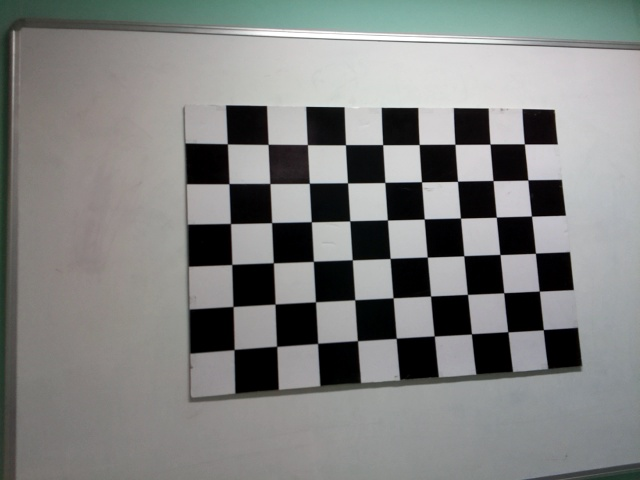
#> input picture Camera Calibration/images/image_1.jpg, 640 x 480 px; its folder holds only this picture in this run
$ python cameraCalibration.py
#> lines starting #> are read from the running program, lines starting #| are printed output that depends on the picture; after the words box and inside, x2 and y2 are one past the last pixel; in counts of white or black regions, pixels touching at a corner belong together; long printed decimals are rounded
import cv2
import numpy as np
import glob

CHESSBOARD = (6,9)

criteria = (cv2.TERM_CRITERIA_MAX_ITER + cv2.TERM_CRITERIA_MAX_ITER, 10, 0.001)

objPoints = [] # --> gerçek dünyadaki koordinatlar için
imgPoints = [] # --> resimdeki koordinatlar için

# 1, 9*6, 3 --> 1,54,3 olmalı
# köşe noktalarının koordinatlarını tutar 3D
objp = np.zeros((CHESSBOARD[0]*CHESSBOARD[1], 3), dtype=np.float32)
# köşe noktalarının 2D gerçek dünyadaki yerlerini temsil eder.
objp[:, :2] = np.mgrid[0:CHESSBOARD[0], 0:CHESSBOARD[1]].T.reshape(-1, 2)


images = glob.glob('images/*.jpg')

for fnames in images:
    img = cv2.imread(fnames)
#> img is the input picture: shape (480, 640, 3); mean B, G, R 128.1, 129.5, 128.1
    gray = cv2.cvtColor(img, cv2.COLOR_BGR2GRAY)
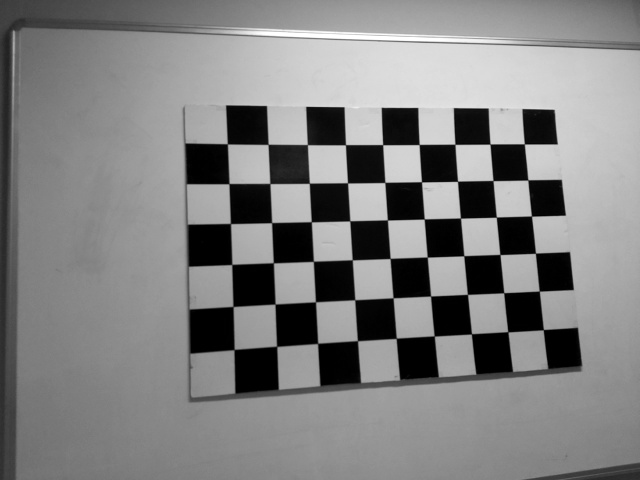
#> gray: shape (480, 640); min 0, max 255, mean 128.9

    ret, corners = cv2.findChessboardCorners(gray, CHESSBOARD, None)
#> ret = True; corners = 54 rows, first 8: [524.4, 143.9], [528, 179.8], [531.5, 216.1], [535.4, 253.2], [539.2, 291], [543.4, 329.4], [490, 144], [493, 180.6]

    if ret:
        objPoints.append(objp)
        corners2 = cv2.cornerSubPix(image=gray, corners=corners, winSize=(11,11), zeroZone=(-1,-1), criteria=criteria)
#> corners2 = 54 rows, first 8: [524.3, 143.9], [527.8, 179.9], [531.5, 216.1], [535.4, 253.2], [539.3, 291.2], [543.3, 329.7], [490, 144.1], [493, 180.6]
        imgPoints.append(corners2.copy())

        cv2.drawChessboardCorners(image=img, patternSize=CHESSBOARD, corners=corners2, patternWasFound=ret)
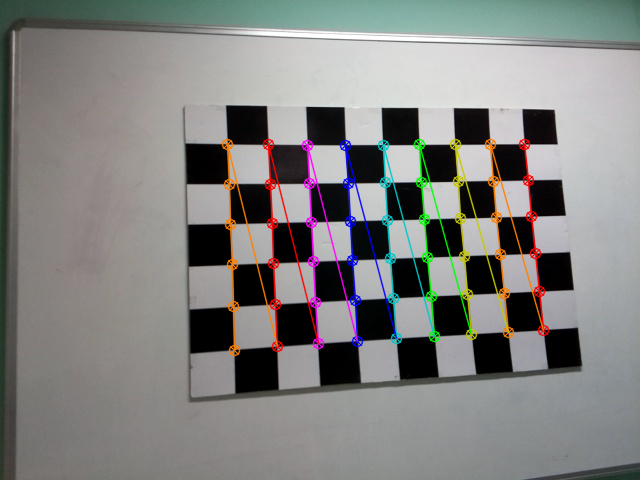
#> img: shape (480, 640, 3); 4.64% of pixels changed, all inside (x1, y1, x2, y2) = (221, 138, 550, 357)

    cv2.imshow('img', img)
    k = cv2.waitKey(0) & 0xFF
#> (key Esc is pressed here)
    if k == 27:
        break

cv2.destroyAllWindows()

ret, mtx, dist, rvecs, tvecs = cv2.calibrateCamera(objPoints, imgPoints, gray.shape[::-1], None, None)
#> ret = 0.139; mtx = [[469.2, 0, 259.4], [0, 454.9, 218.3], [0, 0, 1]]; dist = [[0.15, -0.0394, -0.00467, -0.0159, -0.1]]; rvecs = ([-0.219, -0.0497, 1.53],); tvecs = ([7.11, -2.02, 12.79],)

"""
ret   --> (reprojection error) kalibrasyonadaki ortalama hata değeri
mtx   --> (intrinsic matrix) kamera matrisi - odak uzaklıkları (fx, fy) ve optik merkez (cx, cy) içerir.
dist  --> (distortion coefficients) lens bozulma katsayıları
rvecs --> (rotation vectors) 3D dönüş vektörü - kameranın nesneye göre dönüşünü söyler
tvecs --> (translation vectors) 3D konum vektörü - kameranın nesneye göre konumu söyler
"""
print("Reprojection Error: ", ret)
#| Reprojection Error:  0.1387
print("\nIntrinsic Matrix: \n", mtx)
#| Intrinsic Matrix:
#|  [[469.180   0.         259.404]
#|  [  0.         454.893 218.331]
#|  [  0.           0.           1.        ]]
print("\nDistortion Coefficients : ", dist)
#| Distortion Coefficients :  [[ 0.1503 -0.03941 -0.004668  -0.01587 -0.1005 ]]

$ run again, on Camera Calibration/images/image_13.jpg
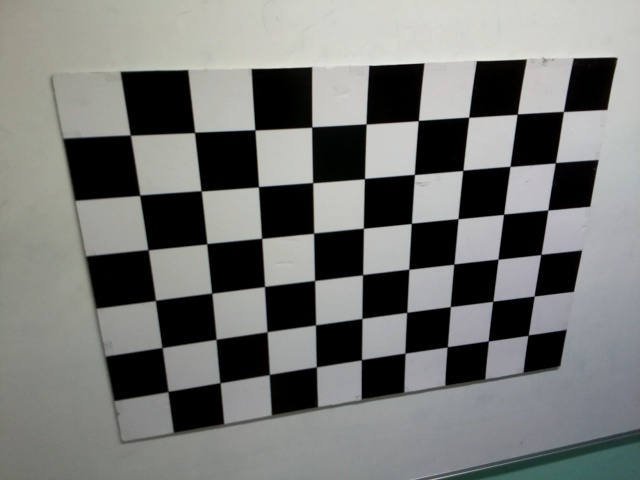
#> input picture Camera Calibration/images/image_13.jpg, 640 x 480 px
#> img is the input picture: shape (480, 640, 3); mean B, G, R 117, 119.2, 117.9
#> `ret, corners = cv2.findChessboardCorners(gray, CHESSBOARD, None)`: ret = True; corners = 54 rows, first 8: [563.5, 111.5], [554.7, 163.4], [548, 210.1], [541.5, 253.7], [534, 296], [528.3, 335.1], [517, 114.2], [510.1, 166.3]
#> corners2 = 54 rows, first 8: [563.5, 111.5], [555.4, 162.7], [547.8, 210], [540.9, 254.5], [534.2, 296], [528.1, 335.2], [517.3, 114.1], [510, 166.4]
#> `cv2.drawChessboardCorners(image=img, patternSize=CHESSBOARD, corners=c..`:
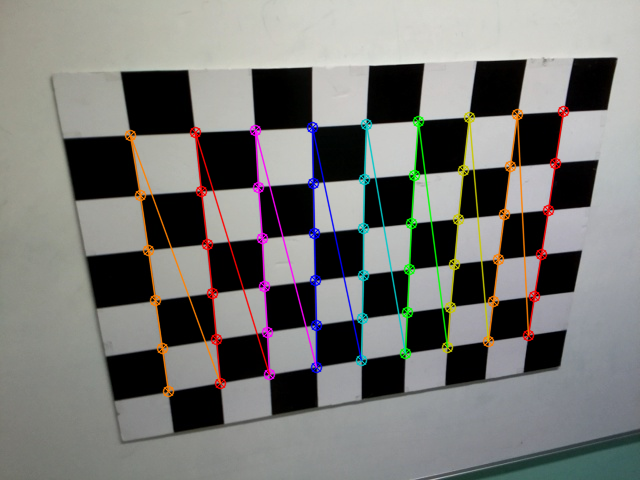
#> img: shape (480, 640, 3); 5.36% of pixels changed, all inside (x1, y1, x2, y2) = (124, 105, 570, 398)
#> `ret, mtx, dist, rvecs, tvecs = cv2.calibrateCamera(objPoints, imgPoint..`: ret = 0.193; mtx = [[475.1, 0, 319.2], [0, 481, 223], [0, 0, 1]]; dist = [[0.182, -0.272, -0.000575, 0.00332, -0.147]]; rvecs = ([0.1, -0.45, 1.49],); tvecs = ([4.74, -2.14, 9.5],)
#| Reprojection Error:  0.1928
#| Intrinsic Matrix:
#|  [[475.132   0.         319.172]
#|  [  0.         480.982 222.973]
#|  [  0.           0.           1.        ]]
#| Distortion Coefficients :  [[ 0.1817 -0.2719 -0.0005754  0.003316 -0.1471]]

$ run again, on Camera Calibration/images/image_14.jpg
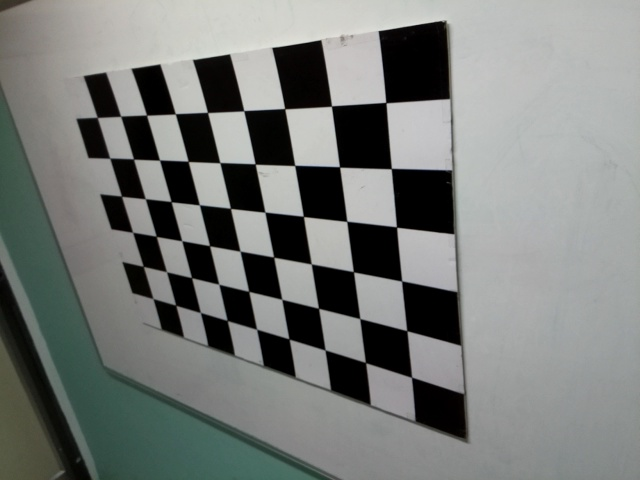
#> input picture Camera Calibration/images/image_14.jpg, 640 x 480 px
#> img is the input picture: shape (480, 640, 3); mean B, G, R 121.1, 123.8, 120.6
#> `ret, corners = cv2.findChessboardCorners(gray, CHESSBOARD, None)`: ret = True; corners = 54 rows, first 8: [385.8, 102.7], [391.3, 168.5], [397.1, 227.5], [401.6, 281], [407, 330.8], [411.7, 377.1], [331.5, 106], [340, 167.4]
#> corners2 = 54 rows, first 8: [385.9, 102.6], [391.3, 168.6], [396.5, 227], [401.6, 281], [406.8, 330.7], [411.5, 377.2], [331.5, 106.1], [339.5, 166.9]
#> `cv2.drawChessboardCorners(image=img, patternSize=CHESSBOARD, corners=c..`:
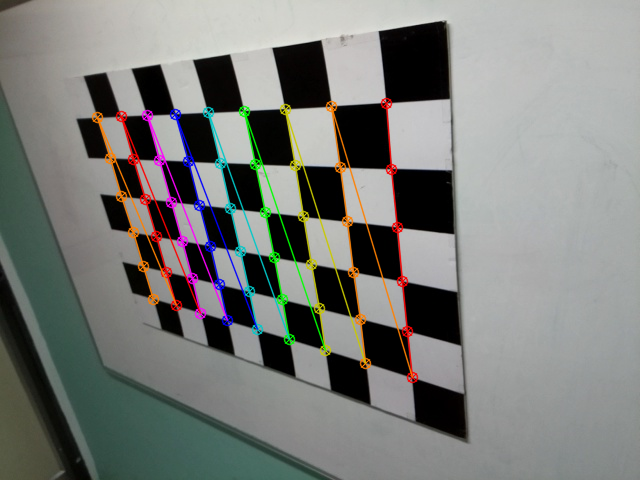
#> img: shape (480, 640, 3); 5.04% of pixels changed, all inside (x1, y1, x2, y2) = (91, 97, 419, 384)
#> `ret, mtx, dist, rvecs, tvecs = cv2.calibrateCamera(objPoints, imgPoint..`: ret = 0.197; mtx = [[499, 0, 379.7], [0, 455.8, 247.6], [0, 0, 1]]; dist = [[0.158, 0.00289, 0.0045, 0.00958, -0.276]]; rvecs = ([0.78, 0.204, 1.51],); tvecs = ([0.0747, -2.22, 7.07],)
#| Reprojection Error:  0.197
#| Intrinsic Matrix:
#|  [[498.958   0.         379.700]
#|  [  0.         455.793 247.591]
#|  [  0.           0.           1.        ]]
#| Distortion Coefficients :  [[ 0.1582  0.002888  0.004505  0.009576 -0.2763 ]]

$ run again, on Camera Calibration/images/image_15.jpg
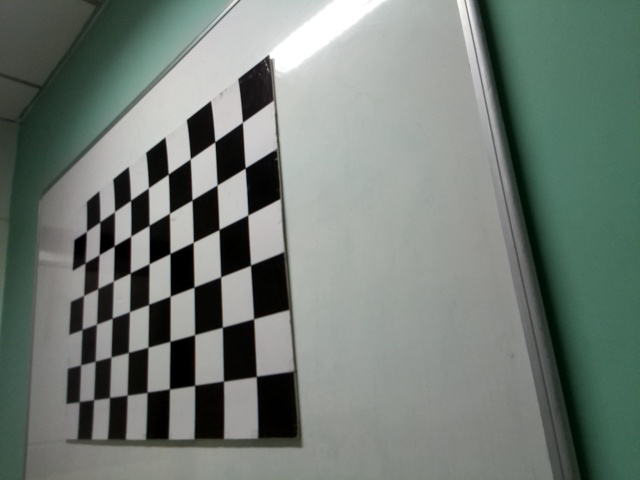
#> input picture Camera Calibration/images/image_15.jpg, 640 x 480 px
#> img is the input picture: shape (480, 640, 3); mean B, G, R 117.1, 123.6, 114
#> `gray = cv2.cvtColor(img, cv2.COLOR_BGR2GRAY)`:
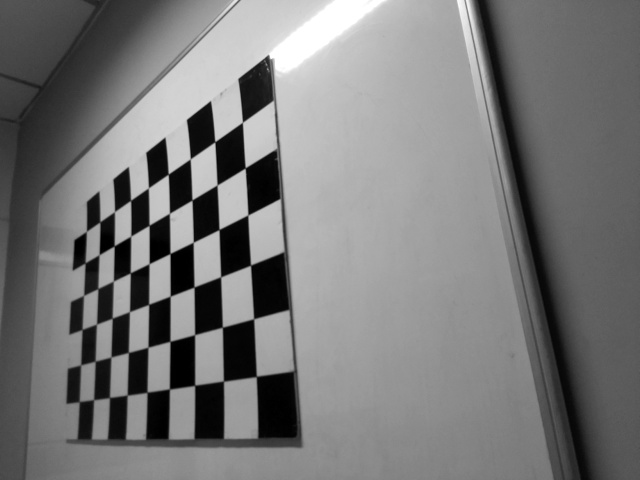
#> gray: shape (480, 640); min 0, max 255, mean 120
#> `ret, corners = cv2.findChessboardCorners(gray, CHESSBOARD, None)`: ret = True; corners = 54 rows, first 8: [242.4, 122.3], [245.3, 167.9], [247.9, 215], [250.4, 265.3], [253.6, 318.9], [254, 374], [214.8, 141.7], [217, 185]
#> corners2 = 54 rows, first 8: [242.4, 122.3], [245.2, 167.9], [247.8, 215], [250.5, 265.1], [253.6, 318.8], [256.3, 376.4], [214.8, 141.8], [217, 185]
#> `cv2.drawChessboardCorners(image=img, patternSize=CHESSBOARD, corners=c..`:
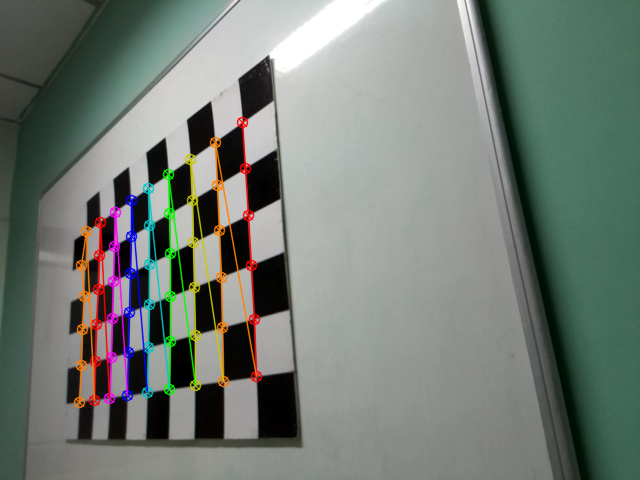
#> img: shape (480, 640, 3); 4.57% of pixels changed, all inside (x1, y1, x2, y2) = (73, 116, 263, 409)
#> `ret, mtx, dist, rvecs, tvecs = cv2.calibrateCamera(objPoints, imgPoint..`: ret = 0.685; mtx = [[598.6, 0, 309.2], [0, 535.7, 245.7], [0, 0, 1]]; dist = [[0.138, 0.681, 0.0111, -0.0117, -4.06]]; rvecs = ([0.512, 0.843, 1.26],); tvecs = ([-1.21, -2.51, 10.94],)
#| Reprojection Error:  0.6846
#| Intrinsic Matrix:
#|  [[598.563   0.         309.153]
#|  [  0.         535.715 245.670]
#|  [  0.           0.           1.        ]]
#| Distortion Coefficients :  [[ 0.1381  0.6814  0.01111 -0.01168 -4.055]]

$ run again, on Camera Calibration/images/image_10.jpg
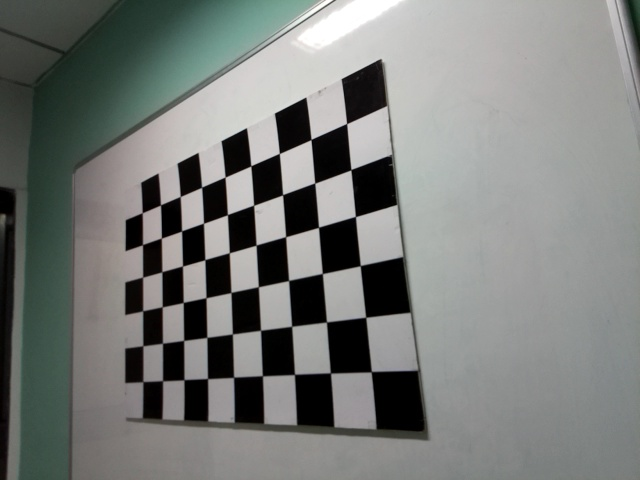
#> input picture Camera Calibration/images/image_10.jpg, 640 x 480 px
#> img is the input picture: shape (480, 640, 3); mean B, G, R 121, 123.7, 121
#> `ret, corners = cv2.findChessboardCorners(gray, CHESSBOARD, None)`: ret = True; corners = 54 rows, first 8: [346.8, 123.6], [351, 169.5], [355.3, 216.5], [360.3, 265.4], [365.7, 317.2], [369, 369], [311, 139.5], [314.9, 183]
#> corners2 = 54 rows, first 8: [346.6, 123.6], [350.9, 169.7], [355.4, 216.5], [360.3, 265.6], [365.7, 317.3], [371.3, 371.7], [311, 139.5], [314.7, 183]
#> `cv2.drawChessboardCorners(image=img, patternSize=CHESSBOARD, corners=c..`:
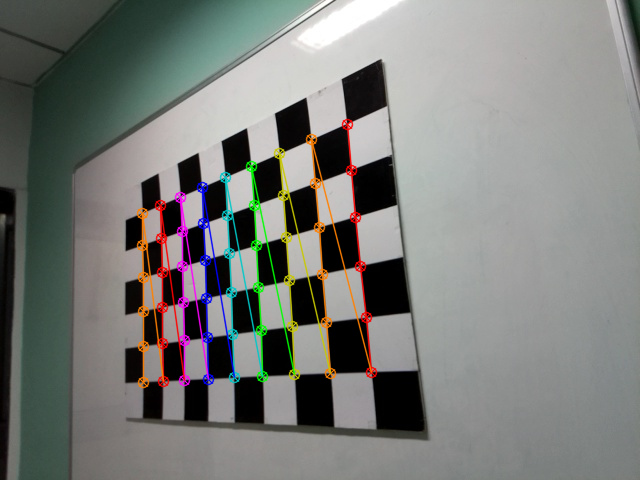
#> img: shape (480, 640, 3); 4.62% of pixels changed, all inside (x1, y1, x2, y2) = (136, 118, 378, 389)
#> `ret, mtx, dist, rvecs, tvecs = cv2.calibrateCamera(objPoints, imgPoint..`: ret = 0.146; mtx = [[694.5, 0, 313.9], [0, 577, 226.5], [0, 0, 1]]; dist = [[0.37, -0.951, -0.00174, -0.0111, -1.44]]; rvecs = ([0.543, 0.816, 1.29],); tvecs = ([0.567, -2.14, 12.12],)
#| Reprojection Error:  0.1457
#| Intrinsic Matrix:
#|  [[694.503   0.         313.874]
#|  [  0.         577.037 226.462]
#|  [  0.           0.           1.        ]]
#| Distortion Coefficients :  [[ 0.3704 -0.9508 -0.001743 -0.01108 -1.440]]
